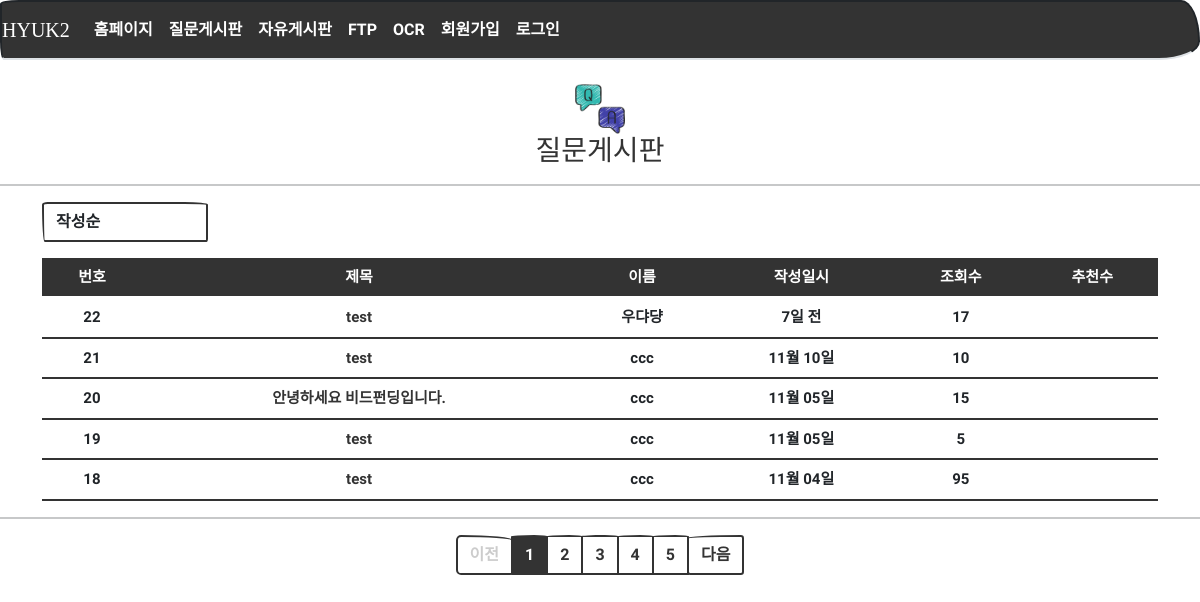
Page /question/list/ on the earlier database version.
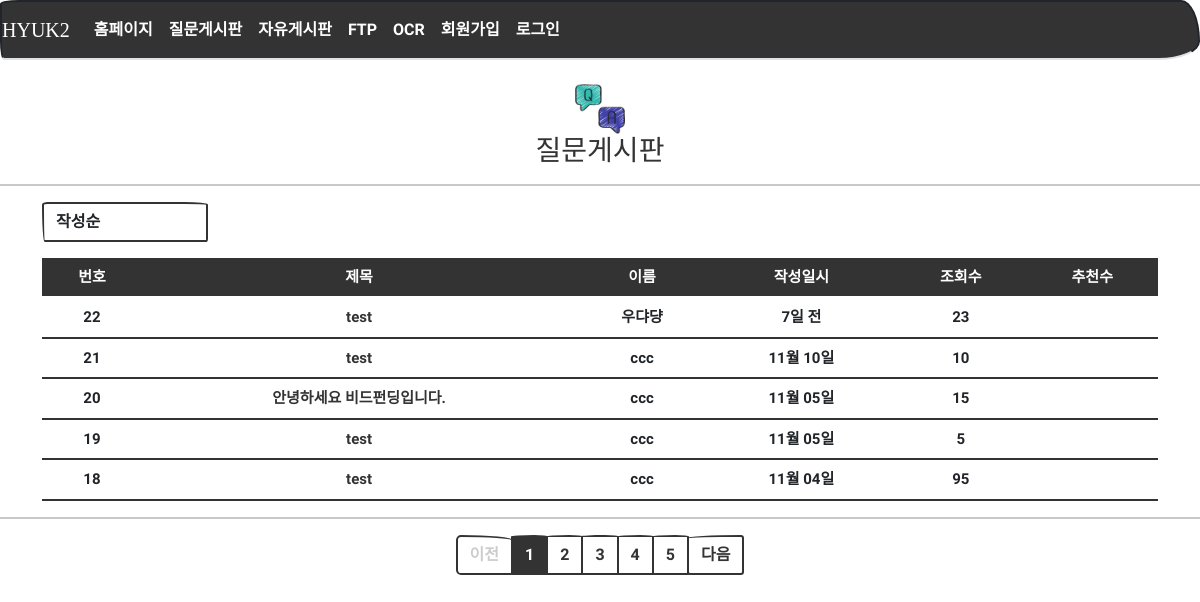
Same page on the later database version.
### models.py (models this page shows)
class Question(db.Model):
    id = db.Column(db.Integer, primary_key=True)
    subject = db.Column(db.String(200), nullable=False)
    content = db.Column(db.Text(), nullable=False)
    create_date = db.Column(db.DateTime(), nullable=False)
    user_id = db.Column(db.Integer, db.ForeignKey('user.id', ondelete='CASCADE'), nullable=False)
    user = db.relationship('User', backref=db.backref('question_set'))
    modify_date = db.Column(db.DateTime(), nullable=True)
    hits = db.Column(db.Integer, nullable=False, default='0')
    voter = db.relationship('User', secondary=question_voter, backref=db.backref('question_voter_set'))

class User(db.Model):
    id = db.Column(db.Integer, primary_key=True)    # id는 자동으로 증가하는 User 모델의 기본키
    username = db.Column(db.String(150), unique=True, nullable=False)  # 아이디
    password = db.Column(db.String(200), nullable=False)
    name = db.Column(db.String(150), nullable=False)  # 실명
    email = db.Column(db.String(120), unique=True, nullable=False)
    fir_joo = db.Column(db.String(6), nullable=False)  # 주민번호 앞자리
    sec_joo = db.Column(db.String(7), nullable=False)  # 주민번호 뒷자리
    tel = db.Column(db.String(50), nullable=False)  # 휴대폰 번호, 휴대폰인증이 있다면 unique=True 넣어야 됨

### views/question_views.py (the view)
@bp.route('/list/')
def _list():
    page = request.args.get('page', type=int, default=1)  # 페이지번호가 없으면 default 로 페이지1을 출력한다.
    kw = request.args.get('kw', type=str, default='')   # 검색어
    so = request.args.get('so', type=str, default='recent')  # 정렬, default 는 최신순('recent')
    if so == 'recommend':   # 추천 수가 많은 게시물
        sub_query = db.session.query(question_voter.c.question_id, func.count('*').label('num_voter')) \
            .group_by(question_voter.c.question_id).subquery()
        question_list = Question.query \
            .outerjoin(sub_query, Question.id == sub_query.c.question_id) \
            .order_by(sub_query.c.num_voter.desc(), Question.create_date.desc())
    elif so == 'popular':   # 답변 수가 많은 게시물
        sub_query = db.session.query(Answer.question_id, func.count('*').label('num_answer')) \
            .group_by(Answer.question_id).subquery()
        question_list = Question.query \
            .outerjoin(sub_query, Question.id == sub_query.c.question_id) \
            .order_by(sub_query.c.num_answer.desc(), Question.create_date.desc())
    elif so == 'hit':   # 조회 수가 많은 게시물
        question_list = Question.query.order_by(Question.hits.desc())
    else:  # recent, 기존 게시물
        question_list = Question.query.order_by(Question.create_date.desc())
    question_list = question_list.paginate(page, per_page=5)
    return render_template('question/question_list.html', question_list=question_list, page=page, so=so)

### filter.py (called while the page is built)
def format_datetime(value, fmt='%m월 %d일'):
    now = datetime.now()
    time = now - value
    if time < timedelta(minutes=1):
        return '방금 전'
    elif time < timedelta(hours=1):
        return str(int(time.seconds / 60)) + '분 전'
    elif time < timedelta(days=1):
        return str(int(time.seconds / 3600)) + '시간 전'
    elif time < timedelta(days=7):
        time = datetime.now().date() - value.date()
        return str(time.days) + '일 전'
    else:
        return value.strftime(fmt)

### views/login_views.py (called while the page is built)
@bp.before_app_request
def logged_in_user():
    user_id = session.get('user_id')
    if user_id is None:
        g.user = None
    else:
        g.user = User.query.get(user_id)

### templates/question/question_list.html (shortened to what this page needs)
{% extends 'base.html' %}
{% block content %}
	<center>
  	    <div>
			<br>
  	        <center>
  	            <img src="{{ url_for('static',filename='images/aq.png') }}" width="50" style="margin-left: auto; margin-right: auto; display: block;" />
  	            <h3><a href="{{url_for('question._list')}}">질문게시판</a></h3>
  	        </center>
  	        <hr width="100%" color="black" />
  	    </div>
  	</center>
  	<center>
  	    <div class="container my-3">
			<div class="row justify-content-between my-3">
				<div class="col-2">
            		<select class="form-control so">
                		<option value="recent" {% if so=='recent' %}selected{% endif %}>작성순</option>
            		</select>
        		</div>
    		</div>
  	        <table class="table">
  	            <thead>
  	                <tr class="thead-dark table-dark">
  	                    <th class="text-center">번호</th>
  	                    <th class="text-center">제목</th>
						<th class="text-center">이름</th>
  	                    <th class="text-center">작성일시</th>
						<th class="text-center">조회수</th>
						<th class="text-center">추천수</th>
  	                </tr>
  	            </thead>
  	            <tbody>
  	                {% if question_list %}
  	                {% for question in question_list.items %}
  	                <tr>
  	                    <td class="text-center">{{ question_list.total - ((question_list.page-1) * question_list.per_page) - loop.index0 }}</td>
  	                    <td class="text-center">
  	                        <a href="{{ url_for('question.detail', question_id=question.id) }}">{{ question.subject }}</a>
  	                    </td>
						<td class="text-center">{{ question.user.name }}</td>
  	                    <td class="text-center">{{ question.create_date|datetime }}</td>
						<td class="text-center">{{ question.hits }}</td>
						<td class="text-center">
						</td>
  	                </tr>
  	                {% endfor %}
  	                {% else %}
  	                <tr>
  	                    <td colspan="3">질문이 없습니다.</td>
  	                </tr>
  	                {% endif %}
  	            </tbody>
  	        </table>
  	    </div>
  	    <hr width="100%" color="black" />
  	    <ul class="pagination justify-content-center">
  	        {% if question_list.has_prev %}
  	        <li class="page-item">
  	            <a class="page-link" href="?page={{ question_list.prev_num }}">이전</a>
  	        </li>
  	        {% else %}
  	        <li class="page-item disabled">
  	            <a class="page-link" tabindex="-1" aria-disabled="true" href="#">이전</a>
  	        </li>
  	        {% endif %}
  	        {% for page_num in question_list.iter_pages() %}
  	        {% if page_num %}
  	        {% if page_num != question_list.page %}
  	        <li class="page-item">
  	            <a class="page-link" href="?page={{ page_num }}">{{ page_num }}</a>
  	        </li>
  	        {% else %}
  	        <li class="page-item active" aria-current="page">
  	            <a class="page-link" href="#">{{ page_num }}</a>
  	        </li>
  	        {% endif %}
  	        {% else %}
  	        <li class="disabled">
  	            <a class="page-link" href="#">...</a>
  	        </li>
  	        {% endif %}
  	        {% endfor %}
  	        {% if question_list.has_next %}
  	        <li class="page-item">
				<a class="page-link" href="?page={{ question_list.next_num }}">다음</a>
  	        </li>
  	        {% else %}
  	        <li class="page-item disabled">
  	            <a class="page-link" tabindex="-1" aria-disabled="true" href="#">다음</a>
  	        </li>
  	        {% endif %}
  	    </ul>
  	</center>
{% endblock %}

### templates/base.html (shortened to what this page needs)
<!doctype html>
<html lang="utf-8">
<head>
    <link rel="stylesheet" href="{{ url_for('static', filename='bootstrap.min.css') }}">
    <link rel="stylesheet" href="{{ url_for('static', filename='css/style.css') }}">
    <link rel="stylesheet" type="text/css" href="https://cdn.jsdelivr.net/gh/moonspam/NanumSquare@1.0/nanumsquare.css">
</head>
<body>
    {% include 'nav.html' %}
    {% block content %}
    {% endblock %}
</body>
</html>

### templates/nav.html (shortened to what this page needs)
<nav class="navbar navbar-expand-lg navbar-dark bg-primary border-bottom">
    <a class="navbar-brand" href="{{ url_for('main.home_page') }}">HYUK2</a>
    <div class="collapse navbar-collapse flex-grow-0 text-center" id="navbarNav">
        <ul class="navbar-nav">
            <li class="nav-item ">
                <a class="nav-link" href="{{url_for('main.home_page')}}">홈페이지</a>
            </li>
            <li class="nav-item ">
                <a class="nav-link" href="{{url_for('question._list')}}">질문게시판</a>
            </li>
            <li class="nav-item ">
                <a class="nav-link" href="{{url_for('board._list')}}">자유게시판</a>
            </li>
            <li class="nav-item ">
                <a class="nav-link" href="{{url_for('files.main_page')}}">FTP</a>
            </li>
            <li class="nav-item ">
                <a class="nav-link" href="{{url_for('ocr.main_page')}}">OCR</a>
            </li>
            {% if g.user %}
            <li class="nav-item ">
                <a class="nav-link" href="{{ url_for('login.logout') }}">{{ g.user.username }} (로그아웃)</a>
            </li>
            {% else %}
            <li class="nav-item justify-content-end">
                <a class="nav-link" href="{{url_for('login.signup')}}">회원가입</a>
            </li>
            <li class="nav-item justify-content-end">
                <a class="nav-link" href="{{url_for('login.login')}}">로그인</a>
            {% endif %}
        </ul>
    </div>
</nav>

### static/css/style.css (style rules this page uses)
.table { background-color: white; border-collapse: collapse; }
table { font-size: 15px; font-weight: 700; }
a { text-decoration:none }

Differences in the rows shown:
changed Question "우댜댱": hits "17" → "23"
